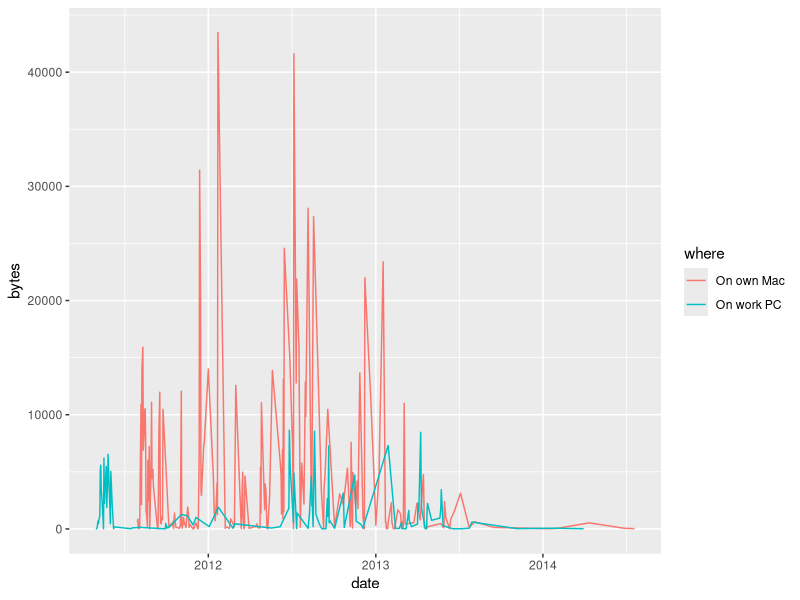

The R script that drew this image:
## ---- chunk 1
library(data.table)
library(ggplot2)
stata.at.work <- fread('stata cmdlogs at work table.txt')
stata.on.mac  <- fread('stata on mac cmdlogs table.txt')
stata.at.work[,bytes:=as.integer(gsub(',','',bytes))]
stata.at.work[,date:=as.Date(date,'%d-%b-%y')]
stata.on.mac[,date:=as.Date(date,'%d-%b-%y')]
setkey(stata.at.work,date)
setkey(stata.on.mac,date)

# assemble for ggplot2
stata <- rbind(stata.at.work[,where:='On work PC'],stata.on.mac[,where:='On own Mac'])
## ---- chunk 2
# Mean size of logs by year
stata[,list(bytes=mean(bytes)),by=list(where,year(date))]
## ---- chunk 3
# Count of logs by year
table(year(stata$date),stata$where)
## ---- chunk 4
ggplot(data=stata, aes(x=date, y=bytes, group=where, colour=where)) + geom_line()
